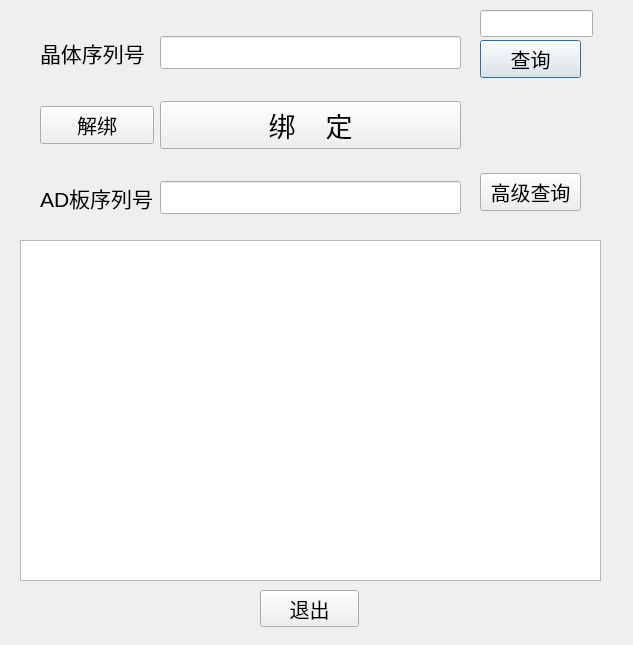
<?xml version="1.0" encoding="UTF-8"?>
<ui version="4.0">
 <class>MainForm</class>
 <widget class="QDialog" name="MainForm">
  <property name="geometry">
   <rect>
    <x>0</x>
    <y>0</y>
    <width>633</width>
    <height>645</height>
   </rect>
  </property>
  <property name="windowTitle">
   <string>探测器模块组装记录</string>
  </property>
  <widget class="QTextBrowser" name="resultBrowser">
   <property name="geometry">
    <rect>
     <x>20</x>
     <y>240</y>
     <width>581</width>
     <height>341</height>
    </rect>
   </property>
   <property name="font">
    <font>
     <pointsize>13</pointsize>
    </font>
   </property>
  </widget>
  <widget class="QWidget" name="verticalLayoutWidget_7">
   <property name="geometry">
    <rect>
     <x>480</x>
     <y>40</y>
     <width>101</width>
     <height>171</height>
    </rect>
   </property>
   <layout class="QVBoxLayout" name="verticalLayout_10">
    <item>
     <widget class="QPushButton" name="queryButton">
      <property name="font">
       <font>
        <pointsize>15</pointsize>
       </font>
      </property>
      <property name="text">
       <string>查询</string>
      </property>
     </widget>
    </item>
    <item>
     <spacer name="verticalSpacer">
      <property name="orientation">
       <enum>Qt::Vertical</enum>
      </property>
      <property name="sizeHint" stdset="0">
       <size>
        <width>20</width>
        <height>20</height>
       </size>
      </property>
     </spacer>
    </item>
    <item>
     <widget class="QPushButton" name="listButton">
      <property name="font">
       <font>
        <pointsize>15</pointsize>
       </font>
      </property>
      <property name="text">
       <string>高级查询</string>
      </property>
     </widget>
    </item>
   </layout>
  </widget>
  <widget class="QWidget" name="gridLayoutWidget">
   <property name="geometry">
    <rect>
     <x>40</x>
     <y>10</y>
     <width>421</width>
     <height>231</height>
    </rect>
   </property>
   <layout class="QGridLayout" name="gridLayout">
    <item row="6" column="0">
     <widget class="QLabel" name="label_4">
      <property name="font">
       <font>
        <pointsize>16</pointsize>
       </font>
      </property>
      <property name="text">
       <string>AD板序列号</string>
      </property>
     </widget>
    </item>
    <item row="1" column="0">
     <widget class="QLabel" name="label_3">
      <property name="font">
       <font>
        <pointsize>16</pointsize>
       </font>
      </property>
      <property name="text">
       <string>晶体序列号</string>
      </property>
     </widget>
    </item>
    <item row="6" column="1">
     <widget class="QLineEdit" name="boardLine">
      <property name="font">
       <font>
        <pointsize>16</pointsize>
        <weight>75</weight>
        <bold>true</bold>
       </font>
      </property>
     </widget>
    </item>
    <item row="1" column="1">
     <widget class="QLineEdit" name="crystalLine">
      <property name="font">
       <font>
        <pointsize>16</pointsize>
        <weight>75</weight>
        <bold>true</bold>
       </font>
      </property>
     </widget>
    </item>
    <item row="2" column="1">
     <widget class="QPushButton" name="bindButton">
      <property name="font">
       <font>
        <pointsize>20</pointsize>
       </font>
      </property>
      <property name="text">
       <string>绑    定</string>
      </property>
     </widget>
    </item>
    <item row="2" column="0">
     <widget class="QPushButton" name="unbindButton">
      <property name="font">
       <font>
        <pointsize>15</pointsize>
       </font>
      </property>
      <property name="text">
       <string>解绑</string>
      </property>
     </widget>
    </item>
   </layout>
  </widget>
  <widget class="QPushButton" name="closeButton">
   <property name="geometry">
    <rect>
     <x>260</x>
     <y>590</y>
     <width>99</width>
     <height>37</height>
    </rect>
   </property>
   <property name="font">
    <font>
     <pointsize>15</pointsize>
    </font>
   </property>
   <property name="text">
    <string>退出</string>
   </property>
  </widget>
  <widget class="QLineEdit" name="snLine">
   <property name="geometry">
    <rect>
     <x>480</x>
     <y>10</y>
     <width>113</width>
     <height>27</height>
    </rect>
   </property>
  </widget>
 </widget>
 <resources/>
 <connections>
  <connection>
   <sender>closeButton</sender>
   <signal>clicked()</signal>
   <receiver>MainForm</receiver>
   <slot>reject()</slot>
   <hints>
    <hint type="sourcelabel">
     <x>298</x>
     <y>303</y>
    </hint>
    <hint type="destinationlabel">
     <x>243</x>
     <y>182</y>
    </hint>
   </hints>
  </connection>
 </connections>
</ui>
